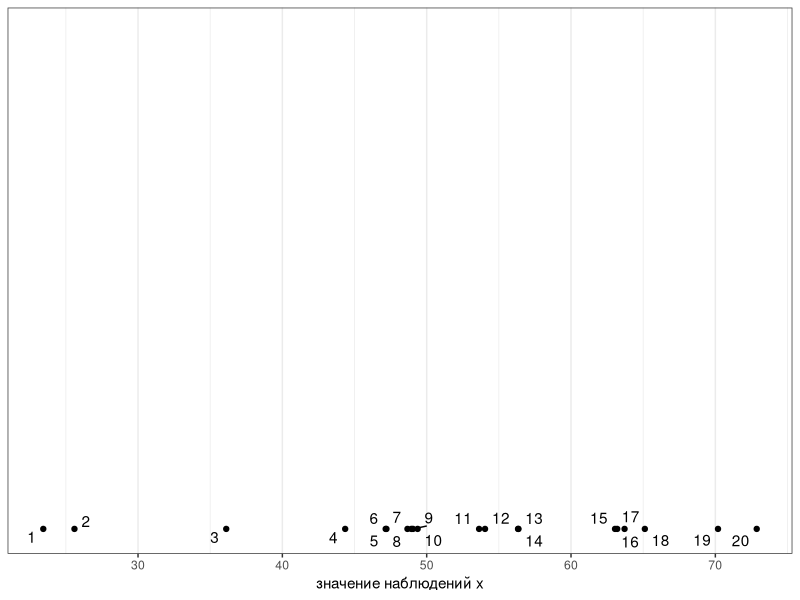
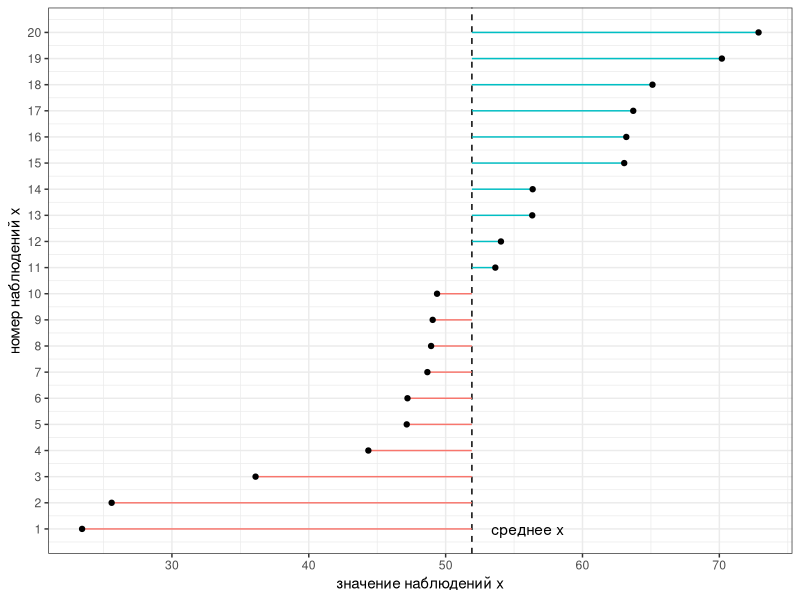
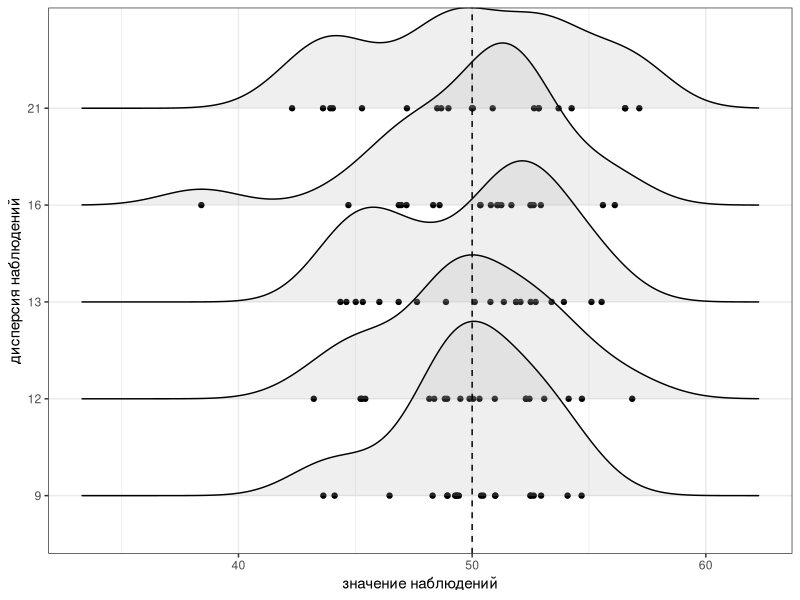
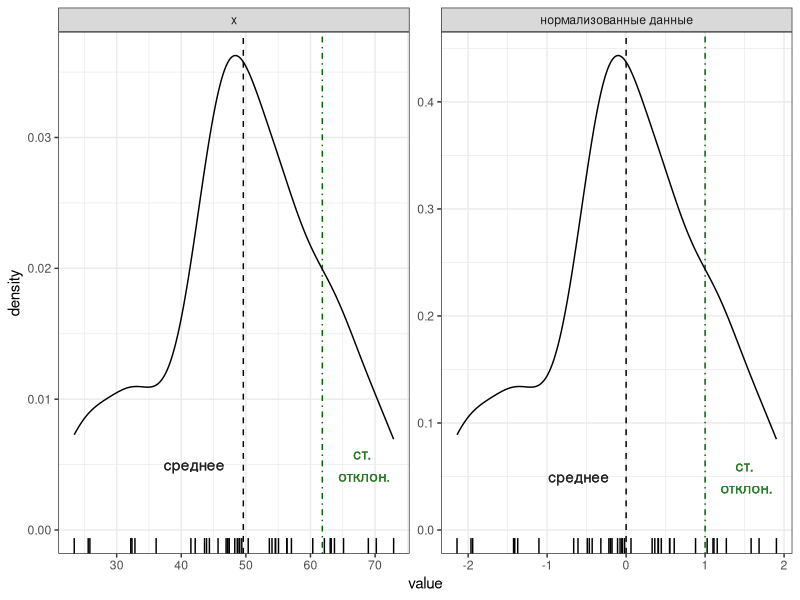
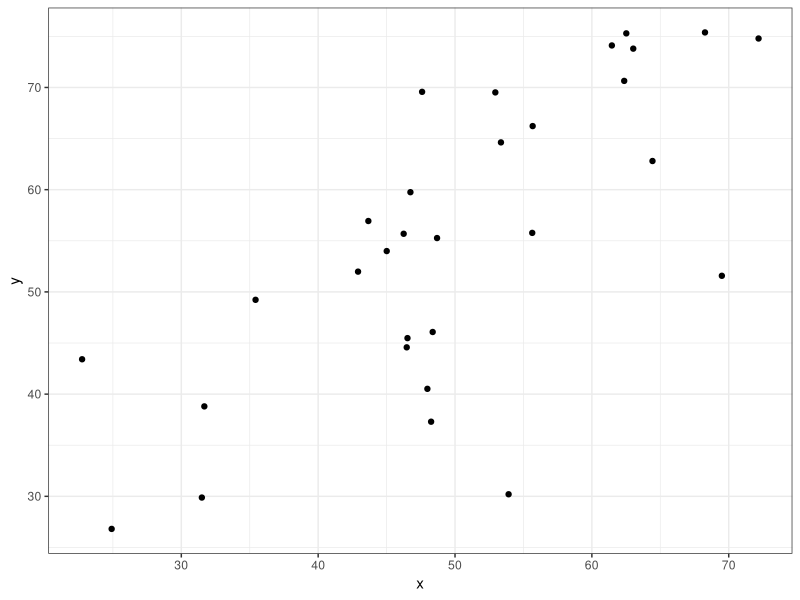
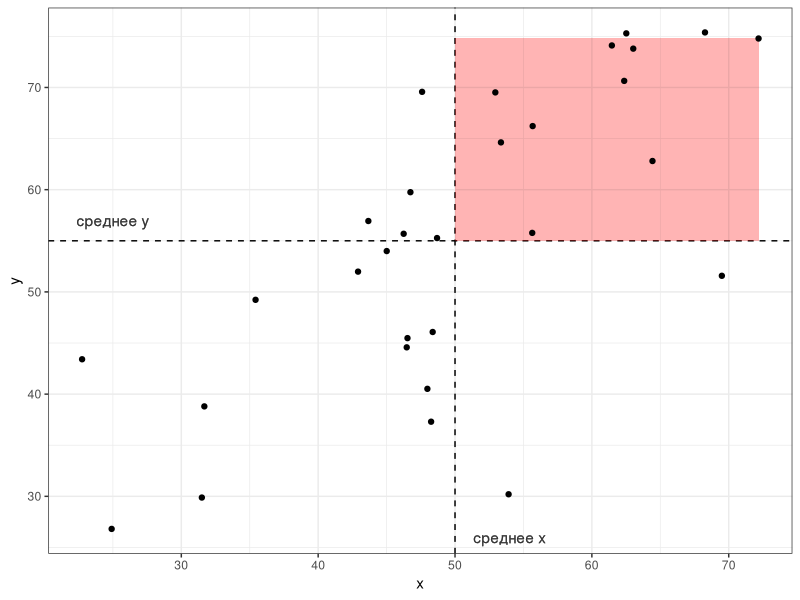
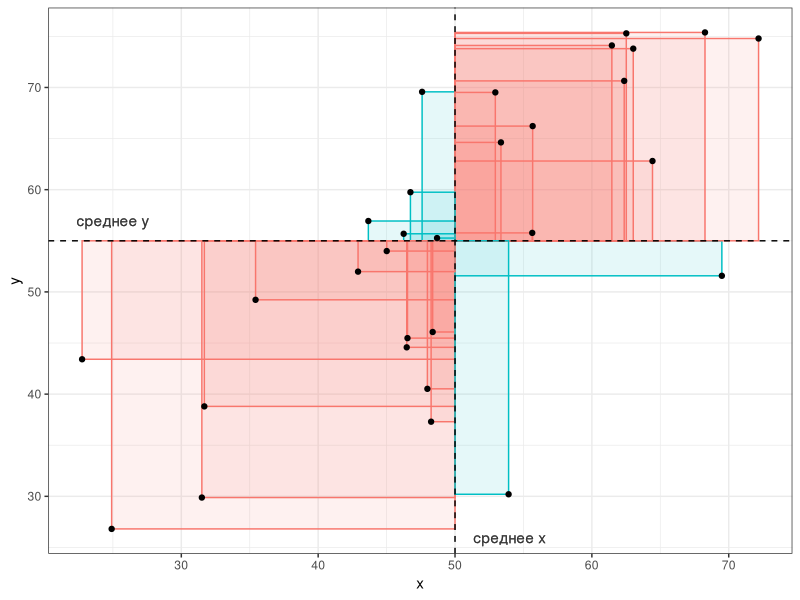
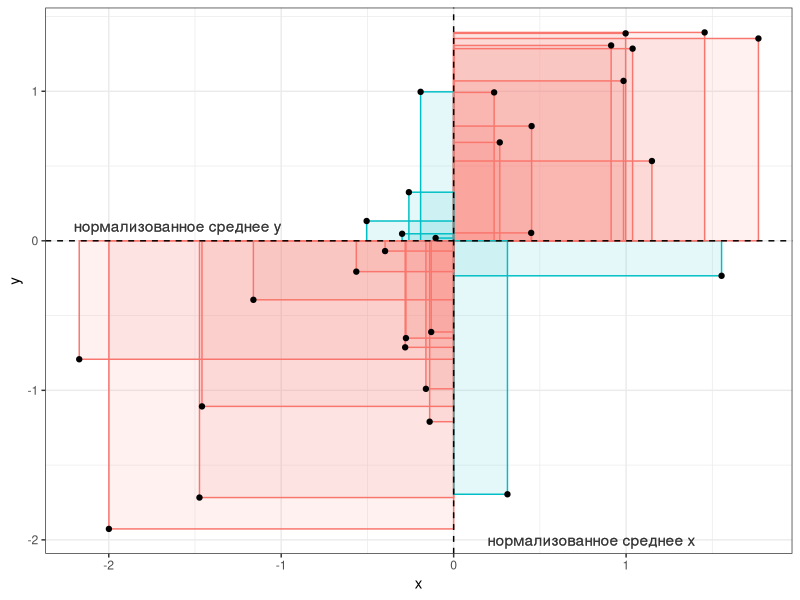

R code for these plots, in order:
## ---- chunk 1
library(tidyverse)
theme_set(theme_bw())
## ---- chunk 2
set.seed(42)
df <- tibble(x = sort(rnorm(20, mean = 50, sd = 10)), 
             y = seq_along(x))
df %>% 
  ggplot(aes(x))+
  geom_point(y = 0)+
  ggrepel::geom_text_repel(aes(label = y), y = 0)+
  labs(x = "значение наблюдений x")
## ---- chunk 3
df %>% 
  mutate(positive_negative = x > mean(x)) %>% 
  ggplot(aes(x, y))+
  geom_vline(aes(xintercept = mean(x)), linetype = 2)+
  geom_linerange(aes(xmin = x, 
                     xmax = mean(x), 
                     color = positive_negative),
                 show.legend = FALSE) + 
  annotate(geom = "text", x = 56, y = 1, label = "среднее x")+
  geom_point()+
  scale_y_continuous(breaks = df$y)+
  labs(y = "номер наблюдений x",
       x = "значение наблюдений x")
## ---- chunk 4
set.seed(42)
map_dfr(1:5*5, function(x){
  tibble(x = rnorm(20, mean = 50, sd = sqrt(x)),
         var = round(var(x)))
}) %>% 
  group_by(var) %>% 
  mutate(x = x - mean(x)+50) %>% 
  ggplot(aes(x, factor(var)))+
  geom_point()+
  ggridges::geom_density_ridges(alpha = 0.2)+
  geom_vline(aes(xintercept = mean(x)), linetype = 2)+
  labs(x = "значение наблюдений",
       y = "дисперсия наблюдений")
## ---- chunk 5
set.seed(42)
x <- rnorm(20, mean = 50, sd = 10)
var(x)
## ---- chunk 6
var(x) == sum((x - mean(x))^2)/(length(x)-1)
## ---- chunk 7
sd(x)
sd(x) == sqrt(var(x))
## ---- chunk 8
set.seed(42)
x <- rnorm(40, mean = 50, sd = 10)
tibble(x = x) %>% 
  mutate(scale = (x - mean(x))/sd(x)) %>% 
  pivot_longer(names_to = "type", values_to = "value", x:scale) %>% 
  mutate(type = ifelse(type == "scale", "нормализованные данные", "x")) %>% 
  group_by(type) %>% 
  mutate(mean = mean(value),
         sd = mean + sd(value)) %>% 
  ggplot(aes(value))+
  geom_vline(aes(xintercept = mean), linetype = 2)+
  geom_vline(aes(xintercept = sd), linetype = 4, color = "darkgreen")+
  geom_text(x = 68, y = 0.005, label = "ст.\n отклон.", alpha = 0.05, color = "darkgreen")+
  geom_text(x = 1.5, y = 0.05, label = "ст.\n отклон.", alpha = 0.05, color = "darkgreen")+
  geom_text(x = 42, y = 0.005, label = "среднее", alpha = 0.05)+
  geom_text(x = -0.6, y = 0.05, label = "среднее", alpha = 0.05)+
  geom_rug()+
  geom_density()+
  facet_wrap(~type, scale = "free")
## ---- chunk 9
set.seed(42)
x <- rnorm(20, mean = 50, sd = 10)
scale(x)[,1]
## ---- chunk 10
scale(x)[,1] == (x-mean(x))/sd(x)
## ---- chunk 11
set.seed(42)
tibble(x = rnorm(30, mean = 50, sd = 10), 
       y = x + rnorm(30, sd = 10)) %>% 
  mutate(x = x - mean(x)+ 50,
         y = y - mean(y)+ 55) ->
  df

df %>% 
  ggplot(aes(x, y))+
  geom_point()
## ---- chunk 12
df %>% 
  ggplot(aes(x, y))+
  geom_hline(aes(yintercept = mean(y)), linetype = 2)+
  geom_vline(aes(xintercept = mean(x)), linetype = 2)+
  geom_rect(aes(ymin = mean(y), ymax = y[which.max(x)], 
                xmin = mean(x), xmax = max(x)), 
            fill = "red", alpha = 0.01, show.legend = FALSE)+
  geom_text(aes(x = mean(x)+4), y = 26, label = "среднее x", alpha = 0.05)+
  geom_text(aes(y = mean(y)+2), x = 25, label = "среднее y", alpha = 0.05)+
  geom_point()
## ---- chunk 13
df %>% 
  mutate(fill_color = (x > mean(x) & y > mean(y)) | (!x > mean(x) & !y > mean(y)),
         fill_color = !fill_color) %>% 
  ggplot(aes(x, y))+
  geom_rect(aes(xmin = mean(x), xmax = x, 
                ymin = mean(y), ymax = y, fill = fill_color, color = fill_color),
            alpha = 0.1, show.legend = FALSE)+
  geom_hline(aes(yintercept = mean(y)), linetype = 2)+
  geom_vline(aes(xintercept = mean(x)), linetype = 2)+
  geom_text(aes(x = mean(x)+4), y = 26, label = "среднее x", alpha = 0.05)+
  geom_text(aes(y = mean(y)+2), x = 25, label = "среднее y", alpha = 0.05)+
  geom_point()
## ---- chunk 14
set.seed(42)
x <- rnorm(10, mean = 50, sd = 10)
y <-  x + rnorm(10, sd = 10)
cov(x, y)
cov(x, -y*2)
## ---- chunk 15
cov(x, y) == sum((x-mean(x))*(y - mean(y)))/(length(x)-1)
## ---- chunk 16
df %>% 
  mutate_all(scale) %>% 
  mutate(fill_color = (x > mean(x) & y > mean(y)) | (!x > mean(x) & !y > mean(y)),
         fill_color = !fill_color) %>% 
  ggplot(aes(x, y))+
  geom_rect(aes(xmin = mean(x), xmax = x, 
                ymin = mean(y), ymax = y, fill = fill_color, color = fill_color),
            alpha = 0.1, show.legend = FALSE)+
  geom_hline(aes(yintercept = mean(y)), linetype = 2)+
  geom_vline(aes(xintercept = mean(x)), linetype = 2)+
  geom_text(aes(x = mean(x)+0.8), y = -2, label = "нормализованное среднее x", alpha = 0.05)+
  geom_text(aes(y = mean(y)+0.1), x = -1.6, label = "нормализованное среднее y", alpha = 0.05)+
  geom_point()
## ---- chunk 17
set.seed(42)
map_dfr(c(-0.5, -0.75, -0.95, 0.5, 0.75, 0.95), function(i){
  MASS::mvrnorm(n=100, 
                mu=rep(50,2), 
                Sigma=matrix(i, nrow=2, ncol=2) + diag(2)*(1-i)) %>% 
    as_tibble() %>% 
    mutate(id = i) %>% 
    rename(x = V1,
           y = V2)}) %>% 
  group_by(id) %>% 
  mutate(cor = round(cor(x, y), 3)) %>%
  ggplot(aes(x, y))+
  geom_smooth(method = "lm", se = FALSE, color = "gray80")+
  geom_point()+
  facet_wrap(~cor, nrow = 2, scales = "free")+
  labs(x = "", y = "")
## ---- chunk 18
set.seed(42)
x <- rnorm(15, mean = 50, sd = 10)
y <-  x + rnorm(15, sd = 10)
cor(x, y)
## ---- chunk 19
cor(x, y) == cov(x, y)/(sd(x)*sd(y))
cor(x, y) == sum(scale(x)*scale(y))/(length(x)-1)
